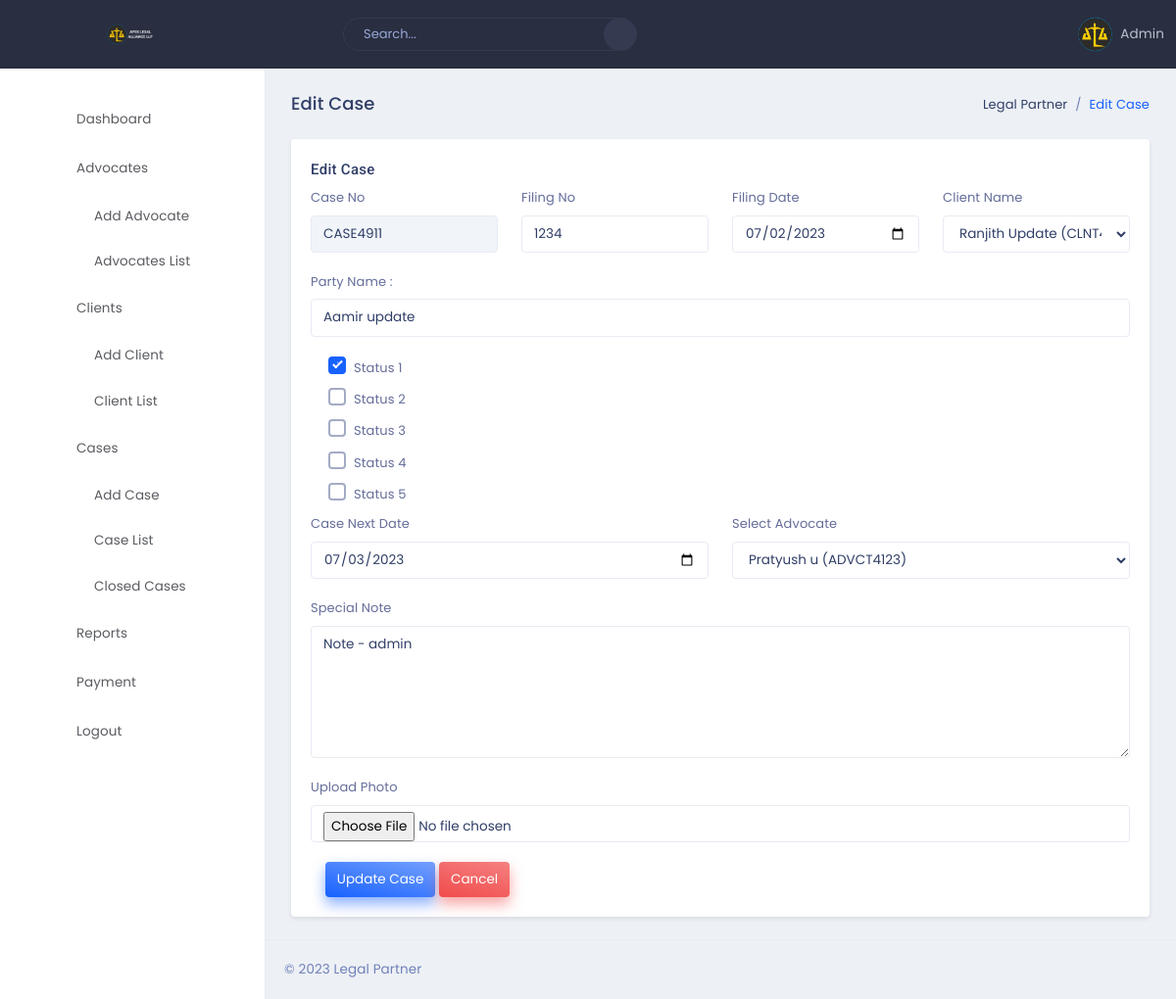
Screenshot of /admin/edit_case.php?id=45 (signed in) with the database file from the repository.
### tables this page shows
CREATE TABLE `cases` (
  `id` int(11) NOT NULL,
  `case_number` varchar(50) NOT NULL,
  `filing_number` varchar(50) NOT NULL,
  `fillingDate` date NOT NULL,
  `client` varchar(100) NOT NULL,
  `party_name` varchar(100) NOT NULL,
  `case_status` varchar(50) NOT NULL,
  `advocate` varchar(100) NOT NULL,
  `case_next_date` date NOT NULL,
  `special_note` text DEFAULT NULL,
  `status` varchar(10) NOT NULL
);

CREATE TABLE `clients` (
  `id` int(11) NOT NULL,
  `name` varchar(50) NOT NULL,
  `mobile_number` varchar(20) NOT NULL,
  `photo_name` varchar(100) DEFAULT NULL,
  `address` varchar(200) NOT NULL,
  `document_name` varchar(100) DEFAULT NULL,
  `username` varchar(50) NOT NULL,
  `created_at` timestamp NOT NULL DEFAULT current_timestamp(),
  `updated_at` timestamp NOT NULL DEFAULT current_timestamp() ON UPDATE current_timestamp(),
  `city` varchar(100) NOT NULL,
  `state` varchar(100) NOT NULL,
  `pincode` varchar(100) NOT NULL
);

CREATE TABLE `advocates` (
  `id` int(11) UNSIGNED NOT NULL,
  `name` varchar(255) NOT NULL,
  `mobile_number` varchar(20) NOT NULL,
  `joining_date` date NOT NULL,
  `photo` varchar(50) NOT NULL,
  `address` varchar(255) NOT NULL,
  `specializations` varchar(255) NOT NULL,
  `username` varchar(255) NOT NULL,
  `password` varchar(255) NOT NULL,
  `role` varchar(10) NOT NULL,
  `city` varchar(100) NOT NULL,
  `state` varchar(100) NOT NULL,
  `pincode` varchar(100) NOT NULL,
  `country` varchar(100) NOT NULL
);

### admin/Database.php (called while the page is built, shortened)
<?php
class SelectAdvocate
{
    private $conn;
    public function __construct($conn)
    {
        $this->conn = $conn;
    }
    public function getAdvocateNames()
    {
        $stmt = $this->conn->prepare("SELECT name,username FROM advocates");
        $stmt->execute();
        $advocateNames = $stmt->fetchAll(PDO::FETCH_ASSOC);
        return $advocateNames;
    }
}
class SelectClient
{
    private $conn;
    public function __construct($conn)
    {
        $this->conn = $conn;
    }
    public function getClientNames()
    {
        $stmt = $this->conn->prepare("SELECT name,username FROM clients");
        $stmt->execute();
        $clientNames = $stmt->fetchAll(PDO::FETCH_ASSOC);
        return $clientNames;
    }
}
class getAllCaseDetails {
    private $conn;
    public function __construct($conn) {
        $this->conn = $conn;
    }
    public function getCases($id) {
        $stmt = $this->conn->prepare("SELECT * FROM cases WHERE id = ? ");
        $stmt->bindParam(1, $id);
        $stmt->execute();
        $result = $stmt->fetchAll(PDO::FETCH_ASSOC);
        return $result;
    }
}
?>

### admin/edit_case.php (the view, shortened to what this page needs)
<?php
require("top-navbar.php");
?>
<div class="page-wrapper">
    <div class="page-content">
        <div class="container-fluid">
            <div class="row">
                <div class="col-sm-12">
                    <div class="page-title-box">
                        <div class="float-right">
                            <ol class="breadcrumb">
                                <li class="breadcrumb-item"><a href="dashboard.php">Legal Partner</a></li>
                                <li class="breadcrumb-item active">Edit Case</li>
                            </ol>
                        </div>
                        <h4 class="page-title">Edit Case</h4>
                    </div>
                </div>
            </div>
            <div class="row ">
                        <div class="col-12">
                            <div class="card">
                                <div class="card-body">
                                    <h4 class="mt-0 header-title">Edit Case</h4>
                                    <div class="row">
                                        <div class="col-lg-12">
                                        <form action="update_case.php" method="POST" enctype="multipart/form-data">
                                            <?php
                                                require_once 'config/config.php';
                                                require 'Database.php';
                                                $selectClient = new SelectClient($conn);
                                                $clientNames = $selectClient->getClientNames();
                                                $advocate = new SelectAdvocate($conn);
                                                $advocateNames = $advocate->getAdvocateNames();
                                            ?>
                                            <?php
                                            require_once 'config/config.php';
                                            $caseList = new getAllCaseDetails($conn);
                                            $cases = $caseList->getCases($_GET['id']);
                                            function isChecked($status, $output) {
                                                $statuses = explode(',', $output);
                                                return in_array($status, $statuses);
                                            }
                                            ?>
                                                <div class="form-group">
                                                    <div class="row">
                                                        <div class="col-lg-3 mb-2 mb-lg-0">
                                                            <label for="pro-start-date">Case No</label>
                                                            <input type="text" class="form-control"  id="case_number" value="<?php echo $cases[0]['case_number']; ?>" readonly    >
                                                        </div>
                                                        <div class="col-lg-3 mb-2 mb-lg-0">
                                                            <label for="pro-start-date">Filing No</label>
                                                            <input type="text" name="ffiling_number" class="form-control" id="case_number" value="<?php echo $cases[0]['filing_number']; ?>">
                                                        </div>
                                                        <div class="col-lg-3 mb-2 mb-lg-0">
                                                            <label for="pro-start-date">Filing Date</label>
                                                            <input type="date" name="fillingDate" class="form-control" id="pro-start-date" placeholder="Enter start date" value="<?php echo $cases[0]['fillingDate']; ?>">
                                                        </div>
                                                        <div class="col-lg-3">
                                                        <label class="drop-down">Client Name</label>
                                                        <select class="form-control" name="client">
                                                            <?php foreach ($clientNames as $client) { ?>
                                                                <option value="<?php echo $client['username']; ?>"<?php if ($client['username'] == $cases[0]['client']) echo 'selected'; ?>>
                                                                <?php echo $client['name'] . ' (' . $client['username'] . ')'; ?></option>
                                                            <?php } ?>
                                                            </select>
                                                        </div>
                                                    </div>
                                                </div>
                                                <div class="form-group">
                                                    <label for="projectName">Party Name :</label>
                                                    <input type="text" class="form-control" id="projectName"  value="<?php echo $cases[0]['party_name']; ?>" name="party_name" aria-describedby="emailHelp" placeholder="Enter Party Name">
                                                </div>
                                                <div class="col-md-9">
                                                    <?php
                                                    $caseStatuses = ['Status 1', 'Status 2', 'Status 3', 'Status 4', 'Status 5'];
                                                    $output = $cases[0]['case_status'];
                                                    $i = 6;
                                                    foreach ($caseStatuses as $status) {
                                                        $checked = isChecked($status, $output) ? 'checked' : '';
                                                        echo "
                                                            <div class='checkbox my-2'>
                                                                <div class='custom-control custom-checkbox'>
                                                                    <input type='checkbox' name='case[]' value='$status' class='custom-control-input' id='customCheck0$i' data-parsley-multiple='groups' data-parsley-mincheck='2' $checked>
                                                                    <label class='custom-control-label' for='customCheck0$i'>$status</label>
                                                                </div>
                                                            </div>
                                                        ";
                                                        $i++;
                                                    }
                                                    ?>
                                                </div>
                                                <div class="form-group">
                                                    <div class="row">
                                                        <div class="col-lg-6 mb-2 mb-lg-0">
                                                            <label for="pro-start-date">Case Next Date</label>
                                                            <input type="date" class="form-control" name="case_next_date" id="pro-start-date" value="<?php echo $cases[0]['case_next_date']; ?>" placeholder="Enter start date">
                                                        </div>
                                                        <div class="form-group col-lg-6 mb-2 mb-lg-0">
                                                        <label class="drop-down">Select Advocate</label>
                                                        <select class="form-control" name="advocate">
                                                            <?php foreach ($advocateNames as $advocate) { ?>
                                                                <option value="<?php echo $advocate['username']; ?>" <?php if ($advocate['username'] == $cases[0]['advocate']) echo 'selected'; ?>>
                                                                    <?php echo $advocate['name'] . ' (' . $advocate['username'] . ')'; ?>
                                                                </option>
                                                            <?php } ?>
                                                        </select>
                                                    </div>
                                                    </div>
                                                </div>
                                                <div class="form-group">
                                                    <label for="pro-message">Special Note</label>
                                                    <textarea class="form-control"  rows="5" id="pro-message"  placeholder="Special Note"><?php echo $cases[0]['special_note']; ?></textarea>
                                                </div>
                                                <div class="form-group">
                                                    <label for="exampleInputEmail1">Upload Photo</label>
                                                    <input class="form-control"  type="file" id="example-text-input">
                                                </div>
                                                <button type="submit" class="btn btn-gradient-primary">Update Case</button>
                                                <button type="button" class="btn btn-gradient-danger">Cancel</button>
                                            </form>
                                        </div>
                                    </div>
                                </div>
                            </div>
                        </div>
                    </div>
        <footer class="footer text-center text-sm-left">
            &copy; 2023 Legal Partner
        </footer>
</div>
</div>
</body>
</html>

### rows the page displays
cases: case_number "CASE4911", ffiling_number "1234", fillingDate "07/02/2023", client "Ranjith Update (CLNT4057)", party_name "Aamir update", case_status "Status 1", case_next_date "07/03/2023", advocate "Pratyush u (ADVCT4123)", special_note "Note - admin"

### other values shown
$status "Status 2"
$status "Status 3"
$status "Status 4"
$status "Status 5"
